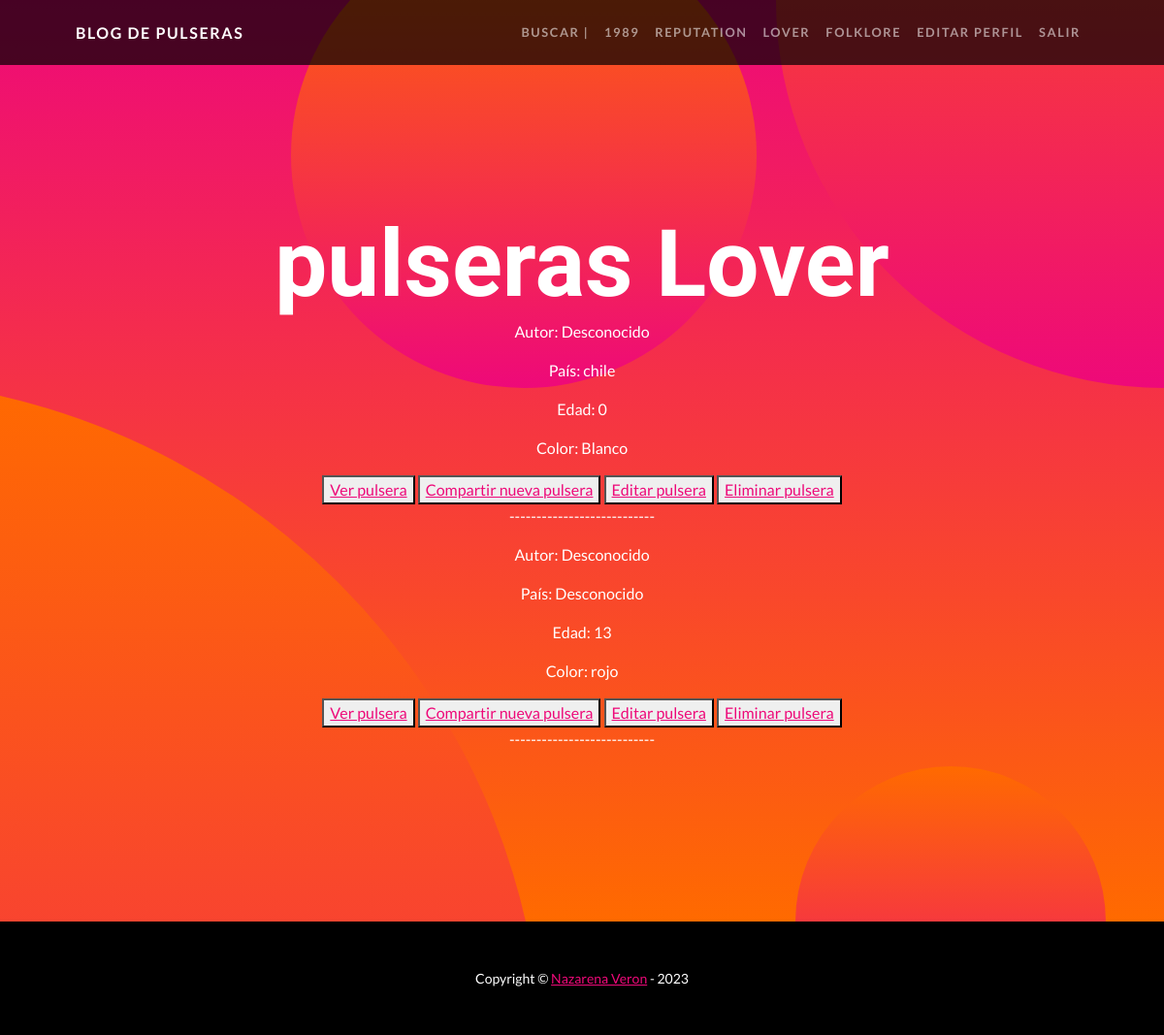
/TS/lover/list (signed in), run on an earlier commit of the app's database.
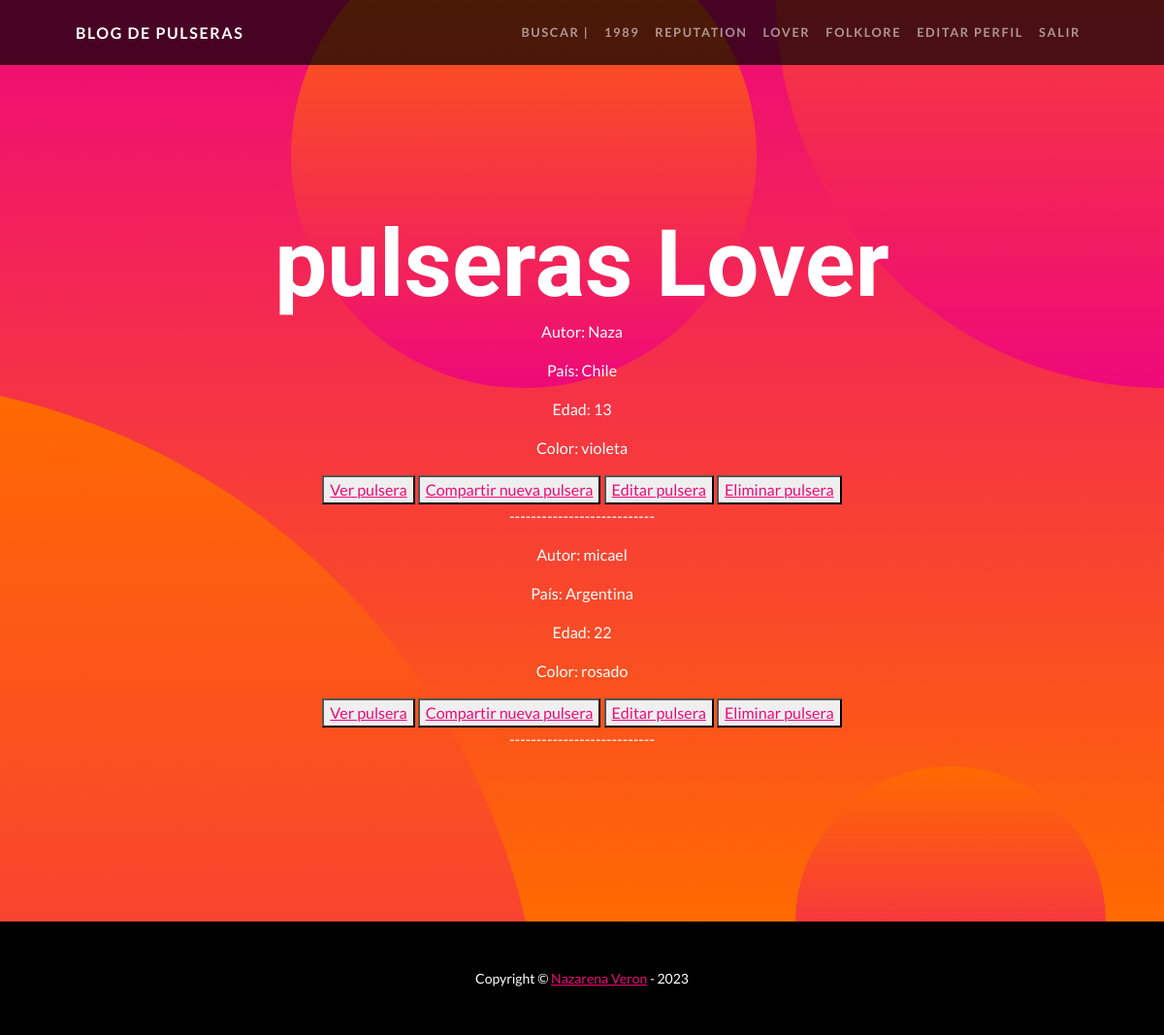
And on a later commit of the database.
### BlogApp/models.py (models this page shows, shortened)
class pulseraLover(models.Model):
    imagen = models.ImageField(upload_to='pulseras_fotos', null=False, blank=False, default="n")
    autor = models.CharField(max_length=100, default="Desconocido")
    pais = models.CharField(max_length=50, default="Desconocido")
    edad = models.PositiveIntegerField(default=13)
    color_predominante = models.CharField(max_length=30, default="Blanco")

### BlogApp/views.py (the view)
# urls.py: path('lover/list', ListaLover.as_view(), name="ver_lover"),
class ListaLover(LoginRequiredMixin, ListView):
    model = pulseraLover

### BlogApp/templates/BlogApp/pulseralover_list.html (shortened to what this page needs)
{% extends "BlogApp/welcome.html" %}
{% load static %}
{% block texto1 %}<h1 class="masthead-heading mb-0">pulseras Lover</h1>{% endblock%}
{% block FORM %}
{% for pulsera_lover in object_list %}
<p>Autor: {{pulsera_lover.autor}}</p>
<p>País: {{pulsera_lover.pais}}</p>
<p>Edad: {{pulsera_lover.edad}}</p>
<p>Color: {{pulsera_lover.color_predominante}}</p>
<button><a href="{% url 'detalle_lover' pulsera_lover.id %}">Ver pulsera</a></button>
<button><a href="{% url 'crear_lover'  %}"> Compartir nueva pulsera</a></button>
<button><a href="{% url 'actualizar_lover' pulsera_lover.id  %}"> Editar pulsera</a></button>
<button><a href="{% url 'borrar_lover' pulsera_lover.id  %}"> Eliminar pulsera</a></button>
<p>---------------------------</p>
{% endfor %}
{% endblock %}

### BlogApp/templates/BlogApp/welcome.html (shortened to what this page needs)
<!DOCTYPE html>
<html lang="en">
<head>
    {% load static %}
    <link href="{% static 'BlogApp/css/styles.css' %}" rel="stylesheet" />
</head>
<body id="page-top">
    <nav class="navbar navbar-expand-lg navbar-dark navbar-custom fixed-top">
        <div class="container px-5">
            <a class="navbar-brand" href="{% url 'homepage' %}">Blog de pulseras</a>
            <div class="collapse navbar-collapse" id="navbarResponsive">
                <ul class="navbar-nav ms-auto">
                    <li class="nav-item"><a class="nav-link" href="{% url 'buscar_pulsera' %}">Buscar | </a></li>
                    <li class="nav-item"><a class="nav-link" href="{% url 'crear_1989' %}">1989</a></li>
                    <li class="nav-item"><a class="nav-link" href="{% url 'crear_reputation' %}">reputation</a></li>
                    <li class="nav-item"><a class="nav-link" href="{% url 'crear_lover' %}">lover</a></li>
                    <li class="nav-item"><a class="nav-link" href="{% url 'crear_folklore' %}">folklore</a></li>
                    <li class="nav-item"><a class="nav-link" href="{% url 'editarperfil' %}">editar perfil</a></li>
                    <li class="nav-item"><a class="nav-link" href="{% url 'logout' %}">salir</a></li>
                </ul>
            </div>
        </div>
    </nav>
    {% block Header %}
    <header class="masthead text-center text-white">
        <div class="masthead-content">
            <div class="container px-5">
                {% block texto1 %}<h1 class="masthead-heading mb-0">Friendship Bracelets</h1>{% endblock%}
                {% block FORM %}
                {% endblock %}
            </div>
        </div>
        <div class="bg-circle-1 bg-circle"></div>
        <div class="bg-circle-2 bg-circle"></div>
        <div class="bg-circle-3 bg-circle"></div>
        <div class="bg-circle-4 bg-circle"></div>
    </header>
    {% endblock %}
    {% block footer %}
    <footer class="py-5 bg-black">
        <div class="container px-5">
            <p class="m-0 text-center text-white small">Copyright &copy; <a href="{% url 'about_me' %}" >Nazarena Veron</a> - 2023</p>
        </div>
    </footer>
    {% endblock %}
</body>
</html>

What changed in the data, as far as the page shows it:
removed pulseraLover: autor "Desconocido", pais "chile", edad "0", color_predominante "Blanco"
removed pulseraLover: autor "Desconocido", pais "Desconocido", edad "13", color_predominante "rojo"
added pulseraLover: autor "Naza", pais "Chile", edad "13", color_predominante "violeta"
added pulseraLover: autor "micael", pais "Argentina", edad "22", color_predominante "rosado"
